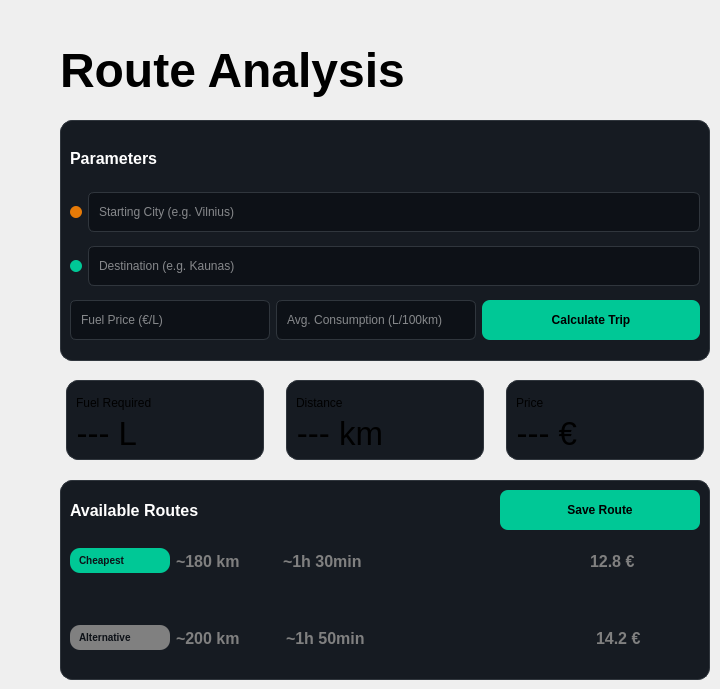
       <widget class="QWidget" name="RouteAnalysisPage">
        <widget class="QFrame" name="parametersCard">
         <property name="geometry">
          <rect>
           <x>60</x>
           <y>120</y>
           <width>650</width>
           <height>241</height>
          </rect>
         </property>
         <property name="minimumSize">
          <size>
           <width>600</width>
           <height>0</height>
          </size>
         </property>
         <property name="maximumSize">
          <size>
           <width>650</width>
           <height>16777215</height>
          </size>
         </property>
         <property name="styleSheet">
          <string notr="true">QFrame#parametersCard {
    background-color: #161b22;
    border: 1px solid #30363d;
    border-radius: 12px;
}
QLabel {
    color: white;
    font-weight: bold;
    font-size: 16px;
}
QLineEdit {
    background-color: #0d1117;
    border: 1px solid #30363d;
    border-radius: 6px;
    color: white;
    padding: 8px;
}

QPushButton#calculateButton {
    background-color: #00c896;
    color: black;
    border-radius: 8px;
    font-weight: bold;
    height: 40px;
}

QPushButton#calculateButton:hover {
    background-color: #00c896;
    color: black;
    border-radius: 8px;
    font-weight: bold;
    height: 40px;
    background-color: rgba(0, 200, 150, 127);
}</string>
         </property>
         <property name="frameShape">
          <enum>QFrame::Shape::StyledPanel</enum>
         </property>
         <property name="frameShadow">
          <enum>QFrame::Shadow::Raised</enum>
         </property>
         <layout class="QVBoxLayout" name="verticalLayout_2">
          <item>
           <widget class="QLabel" name="label">
            <property name="maximumSize">
             <size>
              <width>16777215</width>
              <height>40</height>
             </size>
            </property>
            <property name="text">
             <string>Parameters</string>
            </property>
           </widget>
          </item>
          <item>
           <layout class="QHBoxLayout" name="horizontalLayout_12">
            <item>
             <widget class="QLabel" name="label_6">
              <property name="styleSheet">
               <string notr="true">QLabel {
    background-color: #e67a07;
    border-radius: 6px; 
    min-width: 12px;
    min-height: 12px;
    max-width: 12px;
    max-height: 12px;
}</string>
              </property>
              <property name="text">
               <string/>
              </property>
             </widget>
            </item>
            <item>
             <widget class="QLineEdit" name="startLine">
              <property name="maximumSize">
               <size>
                <width>16777215</width>
                <height>40</height>
               </size>
              </property>
              <property name="placeholderText">
               <string>Starting City (e.g. Vilnius)</string>
              </property>
             </widget>
            </item>
           </layout>
          </item>
          <item>
           <layout class="QHBoxLayout" name="horizontalLayout_13">
            <item>
             <widget class="QLabel" name="label_7">
              <property name="styleSheet">
               <string notr="true">QLabel {
    background-color: #00c896;
    border-radius: 6px; 
    min-width: 12px;
    min-height: 12px;
    max-width: 12px;
    max-height: 12px;
}</string>
              </property>
              <property name="text">
               <string/>
              </property>
             </widget>
            </item>
            <item>
             <widget class="QLineEdit" name="destinationLine">
              <property name="maximumSize">
               <size>
                <width>16777215</width>
                <height>40</height>
               </size>
              </property>
              <property name="placeholderText">
               <string>Destination (e.g. Kaunas)</string>
              </property>
             </widget>
            </item>
           </layout>
          </item>
          <item>
           <layout class="QHBoxLayout" name="horizontalLayout_11">
            <property name="spacing">
             <number>-1</number>
            </property>
            <property name="sizeConstraint">
             <enum>QLayout::SizeConstraint::SetNoConstraint</enum>
            </property>
            <item>
             <widget class="QLineEdit" name="priceLine">
              <property name="minimumSize">
               <size>
                <width>40</width>
                <height>0</height>
               </size>
              </property>
              <property name="maximumSize">
               <size>
                <width>200</width>
                <height>40</height>
               </size>
              </property>
              <property name="placeholderText">
               <string>Fuel Price (€/L)</string>
              </property>
             </widget>
            </item>
            <item>
             <widget class="QLineEdit" name="consumptionLine">
              <property name="maximumSize">
               <size>
                <width>200</width>
                <height>40</height>
               </size>
              </property>
              <property name="placeholderText">
               <string>Avg. Consumption (L/100km)</string>
              </property>
             </widget>
            </item>
            <item>
             <widget class="QPushButton" name="calculateButton">
              <property name="minimumSize">
               <size>
                <width>0</width>
                <height>20</height>
               </size>
              </property>
              <property name="maximumSize">
               <size>
                <width>16777215</width>
                <height>40</height>
               </size>
              </property>
              <property name="styleSheet">
               <string notr="true">QPushButton {
    text-align: center;
    padding: 5px; 
}</string>
              </property>
              <property name="text">
               <string>Calculate Trip</string>
              </property>
             </widget>
            </item>
           </layout>
          </item>
         </layout>
        </widget>
        <widget class="QLabel" name="travelCostCalculatorLabel">
         <property name="geometry">
          <rect>
           <x>60</x>
           <y>40</y>
           <width>431</width>
           <height>61</height>
          </rect>
         </property>
         <property name="font">
          <font>
           <pointsize>36</pointsize>
           <bold>true</bold>
          </font>
         </property>
         <property name="text">
          <string>Route Analysis</string>
         </property>
        </widget>
        <widget class="QFrame" name="apperingOnCalculateTripFrame">
         <property name="geometry">
          <rect>
           <x>60</x>
           <y>340</y>
           <width>651</width>
           <height>141</height>
          </rect>
         </property>
         <property name="styleSheet">
          <string notr="true">QFrame {
    border:  transparent;
}</string>
         </property>
         <property name="frameShape">
          <enum>QFrame::Shape::StyledPanel</enum>
         </property>
         <property name="frameShadow">
          <enum>QFrame::Shadow::Raised</enum>
         </property>
         <widget class="QWidget" name="horizontalLayoutWidget">
          <property name="geometry">
           <rect>
            <x>-10</x>
            <y>40</y>
            <width>671</width>
            <height>80</height>
           </rect>
          </property>
          <layout class="QHBoxLayout" name="horizontalLayout_2">
           <item>
            <widget class="QFrame" name="fuelRequiredFrame">
             <property name="maximumSize">
              <size>
               <width>198</width>
               <height>16777215</height>
              </size>
             </property>
             <property name="styleSheet">
              <string notr="true">QFrame#fuelRequiredFrame {
    background-color: #161b22;
    border: 1px solid #30363d;
    border-radius: 12px;
}</string>
             </property>
             <property name="frameShape">
              <enum>QFrame::Shape::StyledPanel</enum>
             </property>
             <property name="frameShadow">
              <enum>QFrame::Shadow::Raised</enum>
             </property>
             <widget class="QWidget" name="verticalLayoutWidget_3">
              <property name="geometry">
               <rect>
                <x>10</x>
                <y>10</y>
                <width>121</width>
                <height>61</height>
               </rect>
              </property>
              <layout class="QVBoxLayout" name="verticalLayout_9">
               <property name="spacing">
                <number>0</number>
               </property>
               <item>
                <widget class="QLabel" name="distanceLabel_2">
                 <property name="maximumSize">
                  <size>
                   <width>16777215</width>
                   <height>35</height>
                  </size>
                 </property>
                 <property name="text">
                  <string>Fuel Required</string>
                 </property>
                </widget>
               </item>
               <item alignment="Qt::AlignmentFlag::AlignLeft">
                <widget class="QLabel" name="distanceResult_2">
                 <property name="maximumSize">
                  <size>
                   <width>16777215</width>
                   <height>35</height>
                  </size>
                 </property>
                 <property name="font">
                  <font>
                   <pointsize>25</pointsize>
                  </font>
                 </property>
                 <property name="text">
                  <string>--- L</string>
                 </property>
                 <property name="alignment">
                  <set>Qt::AlignmentFlag::AlignRight|Qt::AlignmentFlag::AlignTrailing|Qt::AlignmentFlag::AlignVCenter</set>
                 </property>
                </widget>
               </item>
              </layout>
             </widget>
            </widget>
           </item>
           <item>
            <widget class="QFrame" name="distanceFrame">
             <property name="maximumSize">
              <size>
               <width>198</width>
               <height>16777215</height>
              </size>
             </property>
             <property name="styleSheet">
              <string notr="true">QFrame#distanceFrame {
    background-color: #161b22;
    border: 1px solid #30363d;
    border-radius: 12px;
}</string>
             </property>
             <property name="frameShape">
              <enum>QFrame::Shape::StyledPanel</enum>
             </property>
             <property name="frameShadow">
              <enum>QFrame::Shadow::Raised</enum>
             </property>
             <widget class="QWidget" name="verticalLayoutWidget_2">
              <property name="geometry">
               <rect>
                <x>10</x>
                <y>10</y>
                <width>121</width>
                <height>61</height>
               </rect>
              </property>
              <layout class="QVBoxLayout" name="verticalLayout_8">
               <property name="spacing">
                <number>0</number>
               </property>
               <item>
                <widget class="QLabel" name="distanceLabel">
                 <property name="maximumSize">
                  <size>
                   <width>16777215</width>
                   <height>35</height>
                  </size>
                 </property>
                 <property name="text">
                  <string>Distance</string>
                 </property>
                </widget>
               </item>
               <item alignment="Qt::AlignmentFlag::AlignLeft">
                <widget class="QLabel" name="distanceResult">
                 <property name="maximumSize">
                  <size>
                   <width>16777215</width>
                   <height>35</height>
                  </size>
                 </property>
                 <property name="font">
                  <font>
                   <pointsize>25</pointsize>
                  </font>
                 </property>
                 <property name="text">
                  <string>--- km</string>
                 </property>
                 <property name="alignment">
                  <set>Qt::AlignmentFlag::AlignRight|Qt::AlignmentFlag::AlignTrailing|Qt::AlignmentFlag::AlignVCenter</set>
                 </property>
                </widget>
               </item>
              </layout>
             </widget>
            </widget>
           </item>
           <item>
            <widget class="QFrame" name="priceFrame">
             <property name="maximumSize">
              <size>
               <width>198</width>
               <height>16777215</height>
              </size>
             </property>
             <property name="styleSheet">
              <string notr="true">QFrame#priceFrame {
    background-color: #161b22;
    border: 1px solid #30363d;
    border-radius: 12px;
}</string>
             </property>
             <property name="frameShape">
              <enum>QFrame::Shape::StyledPanel</enum>
             </property>
             <property name="frameShadow">
              <enum>QFrame::Shadow::Raised</enum>
             </property>
             <widget class="QWidget" name="verticalLayoutWidget_4">
              <property name="geometry">
               <rect>
                <x>10</x>
                <y>10</y>
                <width>121</width>
                <height>61</height>
               </rect>
              </property>
              <layout class="QVBoxLayout" name="verticalLayout_10">
               <property name="spacing">
                <number>0</number>
               </property>
               <item>
                <widget class="QLabel" name="distanceLabel_3">
                 <property name="maximumSize">
                  <size>
                   <width>16777215</width>
                   <height>35</height>
                  </size>
                 </property>
                 <property name="text">
                  <string>Price</string>
                 </property>
                </widget>
               </item>
               <item alignment="Qt::AlignmentFlag::AlignLeft">
                <widget class="QLabel" name="distanceResult_3">
                 <property name="maximumSize">
                  <size>
                   <width>16777215</width>
                   <height>35</height>
                  </size>
                 </property>
                 <property name="font">
                  <font>
                   <pointsize>25</pointsize>
                  </font>
                 </property>
                 <property name="text">
                  <string>--- €</string>
                 </property>
                 <property name="alignment">
                  <set>Qt::AlignmentFlag::AlignRight|Qt::AlignmentFlag::AlignTrailing|Qt::AlignmentFlag::AlignVCenter</set>
                 </property>
                </widget>
               </item>
              </layout>
             </widget>
            </widget>
           </item>
          </layout>
         </widget>
        </widget>
        <widget class="QFrame" name="availableRoutesCard">
         <property name="geometry">
          <rect>
           <x>60</x>
           <y>480</y>
           <width>650</width>
           <height>200</height>
          </rect>
         </property>
         <property name="minimumSize">
          <size>
           <width>600</width>
           <height>0</height>
          </size>
         </property>
         <property name="maximumSize">
          <size>
           <width>650</width>
           <height>200</height>
          </size>
         </property>
         <property name="styleSheet">
          <string notr="true">QFrame#availableRoutesCard {
    background-color: #161b22;
    border: 1px solid #30363d;
    border-radius: 12px;
}
QLabel {
    color: white;
    font-weight: bold;
    font-size: 16px;
}
QLineEdit {
    background-color: #0d1117;
    border: 1px solid #30363d;
    border-radius: 6px;
    color: white;
    padding: 8px;
}

QPushButton#saveRouteButton {
    background-color: #00c896;
    color: black;
    border-radius: 8px;
    font-weight: bold;
    height: 40px;
}

QPushButton#saveRouteButton:hover {
    background-color: #00c896;
    color: black;
    border-radius: 8px;
    font-weight: bold;
    height: 40px;
    background-color: rgba(0, 200, 150, 127);
}</string>
         </property>
         <property name="frameShape">
          <enum>QFrame::Shape::StyledPanel</enum>
         </property>
         <property name="frameShadow">
          <enum>QFrame::Shadow::Raised</enum>
         </property>
         <layout class="QVBoxLayout" name="verticalLayout_3">
          <item>
           <layout class="QHBoxLayout" name="horizontalLayout_3">
            <item>
             <widget class="QLabel" name="label_8">
              <property name="maximumSize">
               <size>
                <width>16777215</width>
                <height>40</height>
               </size>
              </property>
              <property name="font">
               <font>
                <pointsize>-1</pointsize>
                <bold>true</bold>
               </font>
              </property>
              <property name="text">
               <string>Available Routes</string>
              </property>
             </widget>
            </item>
            <item>
             <widget class="QPushButton" name="saveRouteButton">
              <property name="maximumSize">
               <size>
                <width>200</width>
                <height>40</height>
               </size>
              </property>
              <property name="styleSheet">
               <string notr="true">QPushButton {
    text-align: center;
    padding: 5px; 
}</string>
              </property>
              <property name="text">
               <string>Save Route</string>
              </property>
             </widget>
            </item>
           </layout>
          </item>
          <item>
           <widget class="QFrame" name="frame">
            <property name="styleSheet">
             <string notr="true">QFrame{
    border: 0px solid #161b22;
}</string>
            </property>
            <property name="frameShape">
             <enum>QFrame::Shape::StyledPanel</enum>
            </property>
            <property name="frameShadow">
             <enum>QFrame::Shadow::Raised</enum>
            </property>
            <widget class="QWidget" name="layoutWidget">
             <property name="geometry">
              <rect>
               <x>0</x>
               <y>0</y>
               <width>621</width>
               <height>50</height>
              </rect>
             </property>
             <layout class="QHBoxLayout" name="horizontalLayout_14">
              <item>
               <widget class="QLabel" name="label_9">
                <property name="maximumSize">
                 <size>
                  <width>100</width>
                  <height>25</height>
                 </size>
                </property>
                <property name="styleSheet">
                 <string notr="true">QLabel {
    background-color: #00c896;
    color: #0d1117;
    border-radius: 10px;
    font-size: 10px;
    padding: 2px 6px;
    font-weight: bold;
    align: center;
    qproperty-alignment: 'AlignHCenter | AlignVCenter';
}

</string>
                </property>
                <property name="text">
                 <string>Cheapest</string>
                </property>
               </widget>
              </item>
              <item>
               <widget class="QLabel" name="cheapestKmLabel">
                <property name="maximumSize">
                 <size>
                  <width>200</width>
                  <height>16777215</height>
                 </size>
                </property>
                <property name="styleSheet">
                 <string notr="true">QLabel {
    color: gray;
}</string>
                </property>
                <property name="text">
                 <string>~180 km</string>
                </property>
               </widget>
              </item>
              <item>
               <widget class="QLabel" name="cheapestTimeLabel">
                <property name="maximumSize">
                 <size>
                  <width>300</width>
                  <height>16777215</height>
                 </size>
                </property>
                <property name="styleSheet">
                 <string notr="true">QLabel {
    color: gray;
}</string>
                </property>
                <property name="text">
                 <string>~1h 30min</string>
                </property>
               </widget>
              </item>
              <item>
               <spacer name="horizontalSpacer">
                <property name="orientation">
                 <enum>Qt::Orientation::Horizontal</enum>
                </property>
                <property name="sizeType">
                 <enum>QSizePolicy::Policy::Preferred</enum>
                </property>
                <property name="sizeHint" stdset="0">
                 <size>
                  <width>200</width>
                  <height>20</height>
                 </size>
                </property>
               </spacer>
              </item>
              <item>
               <widget class="QLabel" name="label_14">
                <property name="styleSheet">
                 <string notr="true">QLabel {
    color: gray;
}</string>
                </property>
                <property name="text">
                 <string>12.8 €</string>
                </property>
               </widget>
              </item>
             </layout>
            </widget>
           </widget>
          </item>
          <item>
           <layout class="QHBoxLayout" name="horizontalLayout_15">
            <item>
             <widget class="QLabel" name="label_10">
              <property name="maximumSize">
               <size>
                <width>100</width>
                <height>25</height>
               </size>
              </property>
              <property name="styleSheet">
               <string notr="true">QLabel {
    background-color: gray;
    color: #0d1117;
    border-radius: 10px;
    font-size: 10px;
    padding: 2px 6px;
    font-weight: bold;
    align: center;
    qproperty-alignment: 'AlignHCenter | AlignVCenter';
}</string>
              </property>
              <property name="text">
               <string>Alternative</string>
              </property>
             </widget>
            </item>
            <item>
             <widget class="QLabel" name="label_11">
              <property name="maximumSize">
               <size>
                <width>300</width>
                <height>16777215</height>
               </size>
              </property>
              <property name="styleSheet">
               <string notr="true">QLabel {
    color: gray;
}</string>
              </property>
              <property name="text">
               <string>~200 km</string>
              </property>
             </widget>
            </item>
            <item>
             <widget class="QLabel" name="label_12">
              <property name="styleSheet">
               <string notr="true">QLabel {
    color: gray;
}</string>
              </property>
              <property name="text">
               <string>~1h 50min</string>
              </property>
             </widget>
            </item>
            <item>
             <spacer name="horizontalSpacer_2">
              <property name="orientation">
               <enum>Qt::Orientation::Horizontal</enum>
              </property>
              <property name="sizeType">
               <enum>QSizePolicy::Policy::Preferred</enum>
              </property>
              <property name="sizeHint" stdset="0">
               <size>
                <width>200</width>
                <height>20</height>
               </size>
              </property>
             </spacer>
            </item>
            <item>
             <widget class="QLabel" name="label_13">
              <property name="styleSheet">
               <string notr="true">QLabel {
    color: gray;
}</string>
              </property>
              <property name="text">
               <string>14.2 €</string>
              </property>
             </widget>
            </item>
           </layout>
          </item>
         </layout>
        </widget>
       </widget>
